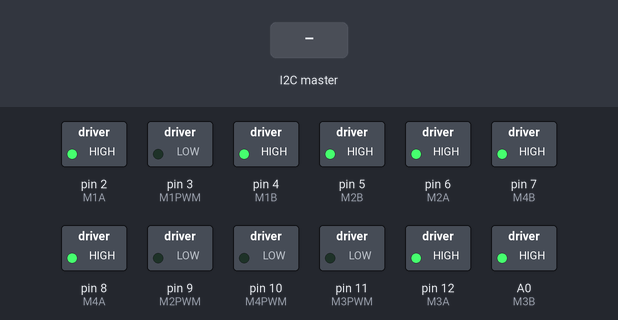
This sketch was run on a simulated Arduino Uno, built with avr-gcc and run on an emulated ATmega328P. Parts: switched loads named in the sketch (green lamp = pin HIGH). Inputs (shaded band) come from the test bench. What the sketch prints to the serial monitor is not drawn.

Above: at 3.2 s.
3.3 s: the I2C master sends the byte 90
At 3.45 s:
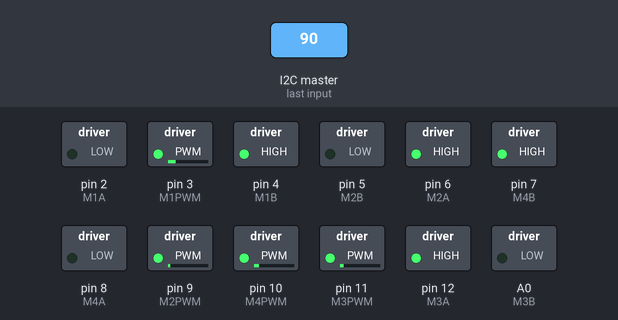
5.3 s: the I2C master sends the byte 200
At 6.5 s:
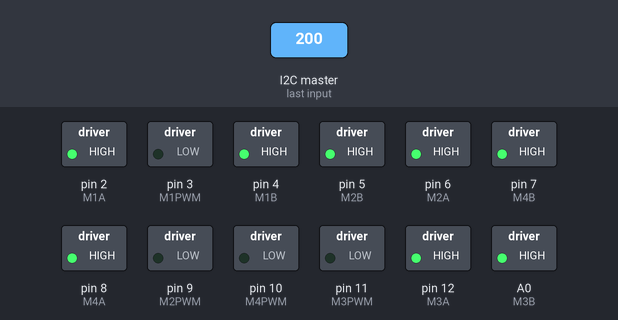
Timing chart, 0 to 8.3 s (numbered marks = the images above; inputs shaded):
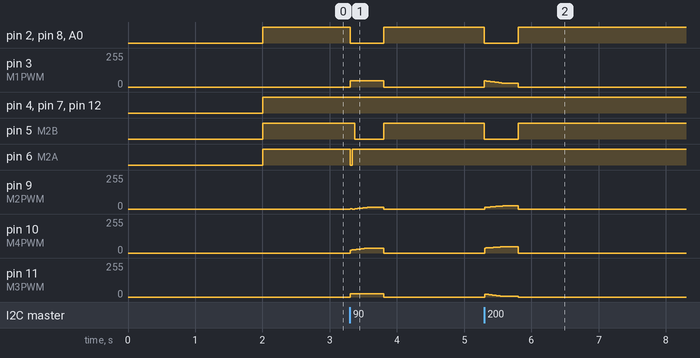

Measured:
- after the input at 3.3 s, pin 2 (M1A): HIGH → LOW at once, → HIGH 0.50 s later; pin 3 (M1PWM): 0/255 → 47/255 at once, → 0/255 0.50 s later
- after the input at 5.3 s, pin 2 (M1A), pin 5 (M2B), pin 8 (M4A), A0 (M3B): HIGH → LOW at once, → HIGH 0.50 s later; pin 9 (M2PWM): rises from 0/255 to 23/255 in 0.27 s, then falls to 0/255 in 0.23 s; pin 10 (M4PWM): rises from 0/255 to 47/255 in 0.26 s, then falls to 0/255 in 0.24 s

The sketch:

Mecanum4Wheel_v1.0.ino
```cpp
#include "Omni.h"
#include"MovingAverage.h"
#include <Wire.h>

#define DEBUG

const int i2cAddress = 2;
const int AverageSize = 120;
const int MaxPower = 190;
const int CEASETIME_MS = 500;


int16_t leftHatX, leftHatY, rightHatX;
byte reverse;
bool l3, r3;
static int16_t Power[4];
int16_t tmp = 0;

unsigned long CeaseCounter;
bool flag;

Omni Mecanum4(MaxPower, AverageSize);

void setup() {
  delay(2000);
  Serial.begin(115200);

  Wire.begin(i2cAddress);
  Wire.onReceive(receiveEvent);
  Mecanum4.SetPWMFrequency();
}

void loop() {

  Mecanum4.SetAxis(leftHatX, leftHatY, rightHatX);
  Mecanum4.Set4WheelPower(Power);

  //減速モード
  if (l3 == 1 || r3 == 1) {
    for (int i = 0; i < 4; i++)
      Power[i] = Power[i] / 4;
  }
  /*
    //右を正面に
    if (startCount == 1) {
    tmp = Power[0];
    Power[0] = Power[1];
    Power[1] = Power[2];
    Power[2] = Power[3];
    Power[3] = tmp;
    }
  */

  //後ろを正面に
  if (reverse == 1) {
    tmp = Power[0];
    Power[0] = Power[2];
    Power[2] = tmp;
    tmp = Power[1];
    Power[1] = Power[3];
    Power[3] = tmp;
  }
/*
  //左を正面に
  else if (startCount == 3) {
    tmp = Power[3];
    Power[3] = Power[2];
    Power[2] = Power[1];
    Power[1] = Power[0];
    Power[0] = tmp;
  }
  */

  if (flag) {
    CeaseCounter = millis();
    flag = false;
  }
  else{
   if((millis()-CeaseCounter)>CEASETIME_MS){
      for(int i=0;i<4;i++){
         Power[i]=0;
      }
   }
  }

#ifdef DEBUG
  Serial.print(Power[0]); Serial.print("\t");
  Serial.print(Power[1]); Serial.print("\t");
  Serial.print(Power[2]); Serial.print("\t");
  Serial.println(Power[3]);
#endif
  Mecanum4.Drive(Power);
}

void receiveEvent(int howMany) {
  while (Wire.available()) {
   flag=true;
    leftHatX  = Wire.read();
    leftHatY  = Wire.read();
    rightHatX  = Wire.read();
    l3 = Wire.read();
    r3 = Wire.read();
    reverse = Wire.read();
  }
}
```

MovingAverage.h
```cpp
/**
        @file   MovingAverage.h
        @brief  移動平均クラス
        @auther 谷川　豊章
        @date   2016/9/15
*/


#ifndef DEF_MovingAverage_H
#define DEF_MovingAverage_H

#include <arduino.h>

/**     移動平均クラス
*/
class MovingAverage {

    int* data;      ///< 平均を取るデータ
    int dataSize;   ///< 平均を取るデータのサイズ

    int writeIndex; ///< 次の値のdataへの書き込み場所

    long sum;       ///dataに保存されているデータの合計値

  public:

    /**     コンストラクタ
            @param  dataSize    [in]移動平均するデータの個数
    */
    MovingAverage(int dataSize) : dataSize( max(dataSize, 1) ), writeIndex(0), sum(0)
    {
      data = new int[dataSize];
      for (int i = 0; i < dataSize; i++) {
        data[i] = 0;
      }
    }

    /**     ディストラクタ
    */
    ~MovingAverage() {
      delete[] data;
    }

    /**     値の更新
            @param  value   [in]移動平均するデータ
    */
    void Update(int value) {
      sum -= data[writeIndex];    //取り除くデータの値分だけ合計から取り除く
      data[writeIndex++] = value; //データを更新する
      sum += value;               //合計値に更新した値を追加する

      if (writeIndex >= dataSize)
        writeIndex = 0;
    }

    /**     平均値の取得
            @return     平均値
    */
    double GetValue() {
      return double(sum) / double(dataSize);
    }
};


#endif
```

Omni.h
```cpp
#pragma once

#include"MovingAverage.h"

const int M1A = 2;
const int M1B = 4;
const int M1PWM = 3;

const int M2A = 6;
const int M2B = 5;
const int M2PWM = 9;

const int M3A = 12;
const int M3B = A0;
const int M3PWM = 11;

const int M4A = 8;
const int M4B = 7;
const int M4PWM = 10;

const int BorderValue = 20;   //ジョイスティックの不感範囲
const double TurnParameter = 0.35;

class Omni {

  private:

    int  MaxPower;
    double r;
    double angle;
    double moving_axis_x, moving_axis_y, turn_axis_x;

    MovingAverage average1;
    MovingAverage average2;
    MovingAverage average3;
    MovingAverage average4;

  public:

    /*
        [Constructor]
        @param 　max_power　  PWM出力の最大値
        @param 　average   　 移動平均するデータ数
    */

    Omni(int max_power, int averagesize):
      average1(averagesize), average2(averagesize), average3(averagesize), average4(averagesize)
    {
      pinMode(M1A, OUTPUT);
      pinMode(M1B, OUTPUT);
      pinMode(M2A, OUTPUT);
      pinMode(M2B, OUTPUT);
      pinMode(M3A, OUTPUT);
      pinMode(M3B, OUTPUT);
      pinMode(M4A, OUTPUT);
      pinMode(M4B, OUTPUT);

      MaxPower = min(max_power, 255);
    }


    void SetPWMFrequency() {
      TCCR1B = (TCCR1B & 0b11111000) | 0x02;
      TCCR2B = (TCCR2B & 0b11111000) | 0x02;
    }


    double GetStickSlope(double xComponent, double yComponent)
    {
      double Slope = constrain(sqrt(pow(yComponent, 2) + pow(xComponent, 2)), 0, MaxPower);

      return Slope;
    }


    double GetAngle(double xComponent, double yComponent)
    {
      double angle = atan2(yComponent, xComponent);
      if (angle < 0)
        angle += 2 * PI;

      return angle;

    }

    /*
       制御に用いるジョイスティックの軸を設定

       @param  MovingAxis_X  移動軸X
       @param  MovingAxis_Y  移動軸Y
       @param  TurnAxis_X    旋回軸X
    */
    void SetAxis(int MovingAxis_X, int MovingAxis_Y, int TurnAxis_X) {
      moving_axis_x = MovingAxis_X;
      moving_axis_y = MovingAxis_Y;
      turn_axis_x = TurnAxis_X;

      moving_axis_x = -map(moving_axis_x, 0, 255, -MaxPower, MaxPower);
      moving_axis_y = -map(moving_axis_y, 255, 0, -MaxPower, MaxPower);
      turn_axis_x = -map(turn_axis_x, 0, 255, -MaxPower, MaxPower);
      if (abs(turn_axis_x) < BorderValue)
        turn_axis_x = 0;
      else
        turn_axis_x =  map(turn_axis_x, -MaxPower, MaxPower, MaxPower * TurnParameter, -MaxPower * TurnParameter);

    }

    /*
        三角関数によるモータの出力計算
    */
    void Set4WheelPower(int16_t Power[]) {

      //int16_t Power[4];

      r = GetStickSlope(moving_axis_x, moving_axis_y);
      angle = GetAngle(moving_axis_x, moving_axis_y);

      if (r < BorderValue) {
        Power[0] = 0;
        Power[1] = 0;
        Power[2] = 0;
        Power[3] = 0;
      }
      else {
        r = map(r, BorderValue, MaxPower, 0, MaxPower);

        //タイヤの設置角度
        Power[0] = r * sin(angle - (PI / 6));
        Power[1] = r * sin(angle - (5 * PI / 6));
        Power[2] = r * sin(angle - (7 * PI / 6));
        Power[3] = r * sin(angle - (11 * PI / 6));
      }
      /*
            if (abs(turn_axis_x) > BorderValue) {
           if (turn_axis_x < 0)
             turn_axis_x = map(turn_axis_x, -MaxPower, -BorderValue, -MaxPower, 0);
           else
             turn_axis_x = map(turn_axis_x, BorderValue, MaxPower, 0, MaxPower);
      */


      // }

      //一番大きい値の取得
      //int16_t max_ = max(max(abs(Power[0]), abs(Power[1])), max(abs(Power[2]), abs(Power[3])));

      double max_ = abs(Power[0]);

      for (int i = 1; i < 4; i++) {
        if (abs(Power[i]) > max_)
          max_ = abs(Power[i]);
      }

      double ratio;
      if (max_ > BorderValue)
        ratio = r / max_;

      for (int i = 0; i < 4; i++)
        Power[i] *= ratio;


      Power[0] += turn_axis_x;
      Power[1] += turn_axis_x;
      Power[2] += turn_axis_x;
      Power[3] += turn_axis_x;

      max_ = abs(Power[0]);

      for (int i = 1; i < 4; i++) {
        if (abs(Power[i]) > max_)
          max_ = abs(Power[i]);
      }

      //範囲外であれば範囲内(maxPowerまでの値)に収める
      if (max_ > MaxPower) {
        float amp = float(MaxPower) / max_;
        Power[0] = int16_t(Power[0] * amp);
        Power[1] = int16_t(Power[1] * amp);
        Power[2] = int16_t(Power[2] * amp);
        Power[3] = int16_t(Power[3] * amp);
      }

      //移動平均
      average1.Update(Power[0]);
      average2.Update(Power[1]);
      average3.Update(Power[2]);
      average4.Update(Power[3]);

      Power[0] = average1.GetValue();
      Power[1] = average2.GetValue();
      Power[2] = average3.GetValue();
      Power[3] = average4.GetValue();

      /*
           Serial.print(Power[0]); Serial.print("\t");
            Serial.print(Power[1]); Serial.print("\t");
            Serial.print(Power[2]); Serial.print("\t");
            Serial.println(Power[3]);
      */

    }


    void Drive(int16_t motorPower[]) {
      //    Motor1
      if (motorPower[0] == 0) {
        digitalWrite(M1A, HIGH);
        digitalWrite(M1B, HIGH);
        analogWrite(M1PWM, 0);
        //Serial.println(0);
      }
      else if (motorPower[0] > 0) {
        digitalWrite(M1A, HIGH);
        digitalWrite(M1B, LOW);
        analogWrite(M1PWM, motorPower[0]);
        //Serial.println(motorPower[0]);
      }
      else  {
        digitalWrite(M1A, LOW);
        digitalWrite(M1B, HIGH);
        analogWrite(M1PWM, abs(motorPower[0]));
        // Serial.println(motorPower[0]);

      }

      //    Motor2
      if (motorPower[1] == 0) {
        digitalWrite(M2A, HIGH);
        digitalWrite(M2B, HIGH);
        analogWrite(M2PWM, 0);
      }
      else if (motorPower[1] > 0) {
        digitalWrite(M2A, HIGH);
        digitalWrite(M2B, LOW);
        analogWrite(M2PWM, motorPower[1]);
      }
      else  {
        digitalWrite(M2A, LOW);
        digitalWrite(M2B, HIGH);
        analogWrite(M2PWM, abs(motorPower[1]));
      }

      //    Motor3
      if (motorPower[2] == 0) {
        digitalWrite(M3A, HIGH);
        digitalWrite(M3B, HIGH);
        analogWrite(M3PWM, 0);
      }
      else if (motorPower[2] > 0) {
        digitalWrite(M3A, HIGH);
        digitalWrite(M3B, LOW);
        analogWrite(M3PWM, motorPower[2]);
      }
      else {
        digitalWrite(M3A, LOW);
        digitalWrite(M3B, HIGH);
        analogWrite(M3PWM, abs(motorPower[2]));

      }

      //    Motor4
      if (motorPower[3] == 0) {
        digitalWrite(M4A, HIGH);
        digitalWrite(M4B, HIGH);
        analogWrite(M4PWM, 0);
      }
      else if (motorPower[3] > 0) {
        digitalWrite(M4A, HIGH);
        digitalWrite(M4B, LOW);
        analogWrite(M4PWM, motorPower[3]);
      }
      else {
        digitalWrite(M4A, LOW);
        digitalWrite(M4B, HIGH);
        analogWrite(M4PWM, abs(motorPower[3]));
      }
    }
};
```
